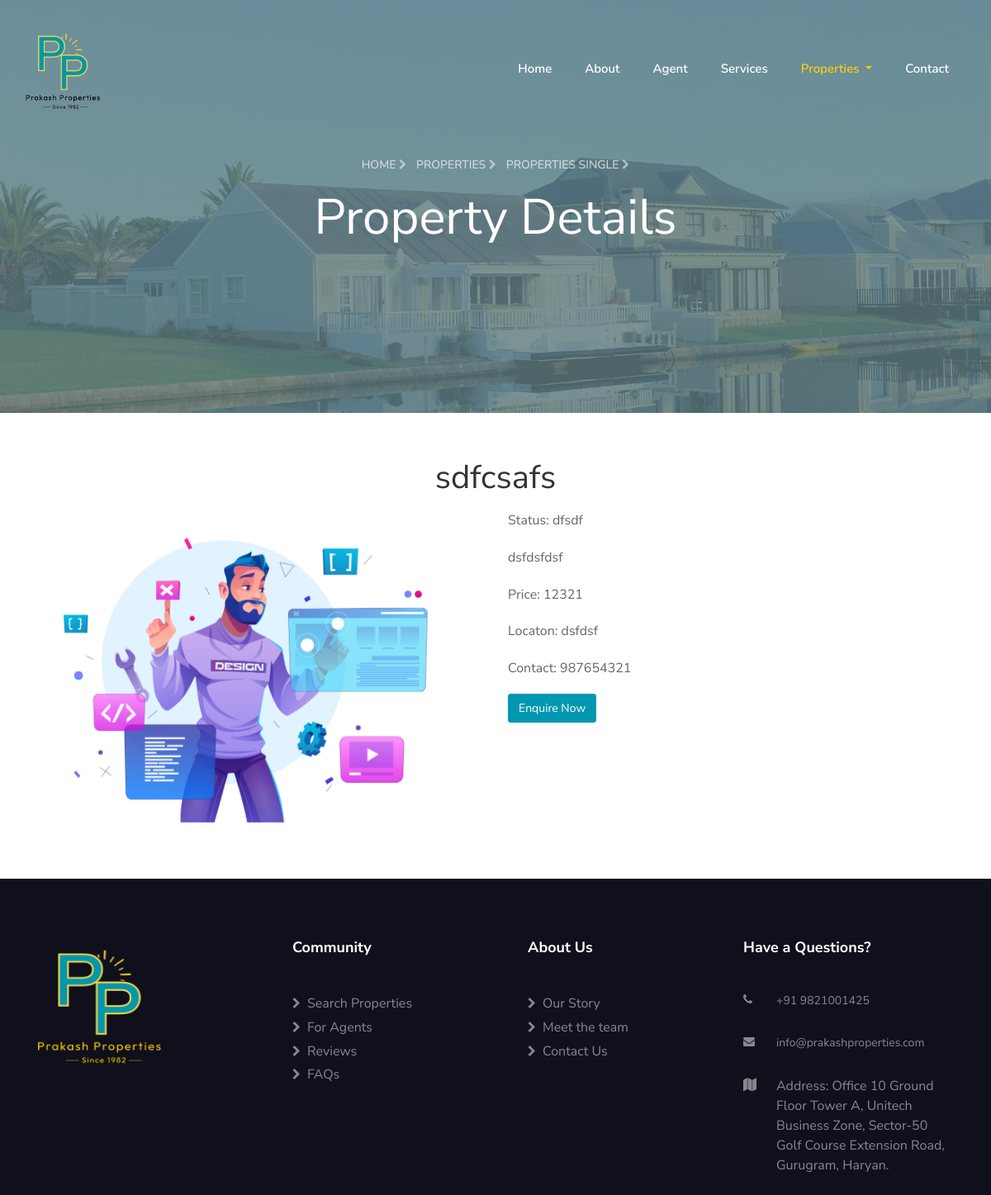
/view/singlecommercial.php?imageID=9, run on the app's committed database.
### tables this page shows
CREATE TABLE `pictures` (
  `ImagesID` int(11) NOT NULL,
  `ImageName1` varchar(255) NOT NULL,
  `ImageName2` varchar(250) NOT NULL,
  `ImageName3` varchar(250) NOT NULL,
  `ImageName4` varchar(250) NOT NULL,
  `Status` varchar(255) NOT NULL,
  `Price` varchar(255) NOT NULL,
  `propertytype` text NOT NULL,
  `propertysize` varchar(200) NOT NULL,
  `Enterprise` varchar(255) NOT NULL,
  `Location` varchar(255) NOT NULL,
  `Description` varchar(222) NOT NULL,
  `Contact` varchar(255) NOT NULL,
  `video` varchar(250) NOT NULL,
  `selectprice` varchar(250) NOT NULL
);

### view/singlecommercial.php (the view, shortened to what this page needs)
<?php
$db = mysqli_connect("localhost", "u409085386_dash", "D@sh1234", "u409085386_dash");
if (isset($_GET['imageID'])) {
    $productID = $_GET['imageID'];
    $query = "SELECT Enterprise, Description, ImageName1, ImageName2, ImageName3,video, Status, Price, Location, Contact FROM pictures WHERE ImagesID = $productID";
    $result = mysqli_query($db, $query);
    if ($result && mysqli_num_rows($result) > 0) {
        $product = mysqli_fetch_assoc($result);
    }
}
?>
<!DOCTYPE html>
<html lang="en">
<head>
    <link rel="stylesheet" href="https://cdnjs.cloudflare.com/ajax/libs/font-awesome/4.7.0/css/font-awesome.min.css">
    <link rel="stylesheet" href="../css/animate.css">
    <link rel="stylesheet" href="../css/owl.carousel.min.css">
    <link rel="stylesheet" href="../css/owl.theme.default.min.css">
    <link rel="stylesheet" href="../css/magnific-popup.css">
    <link rel="stylesheet" href="../css/flaticon.css">
    <link rel="stylesheet" href="../css/style.css">
</head>
<body>
    <nav class="navbar navbar-expand-lg navbar-dark ftco_navbar bg-dark ftco-navbar-light" id="ftco-navbar">
        <div class="container">
            <a class="navbar-brand" href="../index.php">
                <img src="../Group 2351.png" alt="PropertyDash Logo" style="width: 90px; height: 100px;">
            </a>
            <div class="collapse navbar-collapse" id="ftco-nav">
                <ul class="navbar-nav ml-auto">
                    <li class="nav-item"><a href="../index.php" class="nav-link">Home</a></li>
                    <li class="nav-item "><a href="about.php" class="nav-link">About</a></li>
                    <li class="nav-item"><a href="agent.php" class="nav-link">Agent</a></li>
                    <li class="nav-item"><a href="services.php" class="nav-link">Services</a></li>
                    <li class="nav-item dropdown active">
                        <a href="#" class="nav-link dropdown-toggle" id="navbarDropdown" role="button" data-toggle="dropdown" aria-haspopup="true" aria-expanded="false">
                            Properties
                        </a>
                    </li>
                    <li class="nav-item"><a href="contact.php" class="nav-link">Contact</a></li>
                </ul>
            </div>
        </div>
    </nav>
    <section class="hero-wrap hero-wrap-2" style="background-image: url('../images/bg_1.jpg');" data-stellar-background-ratio="0.5">
        <div class="overlay"></div>
        <div class="container">
            <div class="row no-gutters slider-text js-fullheight align-items-center justify-content-center">
                <div class="col-md-9 ftco-animate pb-0 text-center">
                    <p class="breadcrumbs"><span class="mr-2"><a href="../index.php">Home <i class="fa fa-chevron-right"></i></a></span> <span class="mr-2"><a href="properties.php">Properties <i class="fa fa-chevron-right"></i></a></span> <span>Properties Single <i class="fa fa-chevron-right"></i></span></p>
                    <h1 class="mb-3 bread">Property Details</h1>
                </div>
            </div>
        </div>
    </section>
    <div class="container my-5">
        <?php if (isset($product)) : ?>
            <center>
                <h1><?php echo $product['Enterprise']; ?></h1>
            </center>
            <div class="row">
                <div class="col-lg-6 sildercontent">
                    <div id="productCarousel" class="carousel slide" data-ride="carousel">
                        <div class="carousel-inner">
                            <?php
                            $imagePaths = array(
                                "../uploaded_photo/{$product['ImageName1']}",
                                "../uploaded_photo/{$product['ImageName2']}",
                                "../uploaded_photo/{$product['ImageName3']}"
                            );
                            foreach ($imagePaths as $index => $imagePath) {
                                echo '<div class="carousel-item' . ($index === 0 ? ' active' : '') . '">';
                                echo '<img src="' . $imagePath . '" class="d-block w-100 resized-image" alt="Product Image ' . ($index + 1) . '">';
                                echo '</div>';
                            }
                            ?>
                        </div>
                        <a class="carousel-control-prev" href="#productCarousel" role="button" data-slide="prev">
                            <span class="carousel-control-prev-icon" aria-hidden="true"></span>
                        </a>
                        <a class="carousel-control-next" href="#productCarousel" role="button" data-slide="next">
                            <span class="carousel-control-next-icon" ariahidden="true"></span>
                        </a>
                    </div>
                </div>
                <div class="col-lg-6">
                    <p>Status: <?php echo $product['Status']; ?></p>
                    <p><?php echo $product['Description']; ?></p>
                    <p>Price: <?php echo $product['Price']; ?></p>
                    <p>Locaton: <?php echo $product['Location']; ?></p>
                    <p>Contact: <?php echo $product['Contact']; ?></p>
                    <a href="contact.php" class="btn btn-primary">Enquire Now</a>
                </div>
            </div>
        <?php else : ?>
            <p>Product not found.</p>
        <?php endif; ?>
    </div>
<footer class="ftco-footer ftco-section">
    <div class="container">
      <div class="row">
        <div class="col-md">
          <div class="ftco-footer-widget mb-4">
            <a class="navbar-brand" href="index.php">
              <img src="../newlogo (2).png" alt="PropertyDash Logo" style="width: 150px; height: 150px;">
            </a>
            <ul class="ftco-footer-social list-unstyled mt-5">
            </ul>
          </div>
        </div>
        <div class="col-md">
          <div class="ftco-footer-widget mb-4 ml-md-4">
            <h2 class="ftco-heading-2">Community</h2>
            <ul class="list-unstyled">
              <li><a href="index.php"><span class="fa fa-chevron-right mr-2"></span>Search Properties</a></li>
              <li><a href="agent.php"><span class="fa fa-chevron-right mr-2"></span>For Agents</a></li>
              <li><a href="about.php"><span class="fa fa-chevron-right mr-2"></span>Reviews</a></li>
              <li><a href="contact.php"><span class="fa fa-chevron-right mr-2"></span>FAQs</a></li>
            </ul>
          </div>
        </div>
        <div class="col-md">
          <div class="ftco-footer-widget mb-4 ml-md-4">
            <h2 class="ftco-heading-2">About Us</h2>
            <ul class="list-unstyled">
              <li><a href="about.php"><span class="fa fa-chevron-right mr-2"></span>Our Story</a></li>
              <li><a href="agent.php"><span class="fa fa-chevron-right mr-2"></span>Meet the team</a></li>
              <li><a href="contact.php"><span class="fa fa-chevron-right mr-2"></span>Contact Us</a></li>
            </ul>
          </div>
        </div>
        <div class="col-md">
          <div class="ftco-footer-widget mb-4">
            <h2 class="ftco-heading-2">Have a Questions?</h2>
            <div class="block-23 mb-3">
              <ul>
                <li><a href="#"><span class="icon fa fa-phone"></span><span class="text">+91 9821001425</span></a></li>
                <li><a href="#"><span class="icon fa fa-envelope pr-4"></span><span class="text">info@prakashproperties.com</span></a></li>
                <li><span class="icon fa fa-map"></span><span class="text">Address: Office 10 Ground Floor Tower A, Unitech Business Zone, Sector-50 Golf Course Extension Road, Gurugram, Haryan.</span></li>
              </ul>
            </div>
          </div>
        </div>
      </div>
  </footer>
</body>
</html>

### view/singlecommercial.php (style rules this page uses)
.sildercontent { height: 400px; width: 100%; }
.resized-image { max-height: 400px; max-width: 100%; }
.carousel-control-next, .carousel-control-prev { height: 55%; display: flex; align-items: flex-end; justify-content: center; }

### data on the page
pictures: Enterprise "sdfcsafs", Status "dfsdf", Description "dsfdsfdsf", Price "12321", Location "dsfdsf", Contact "987654321"
